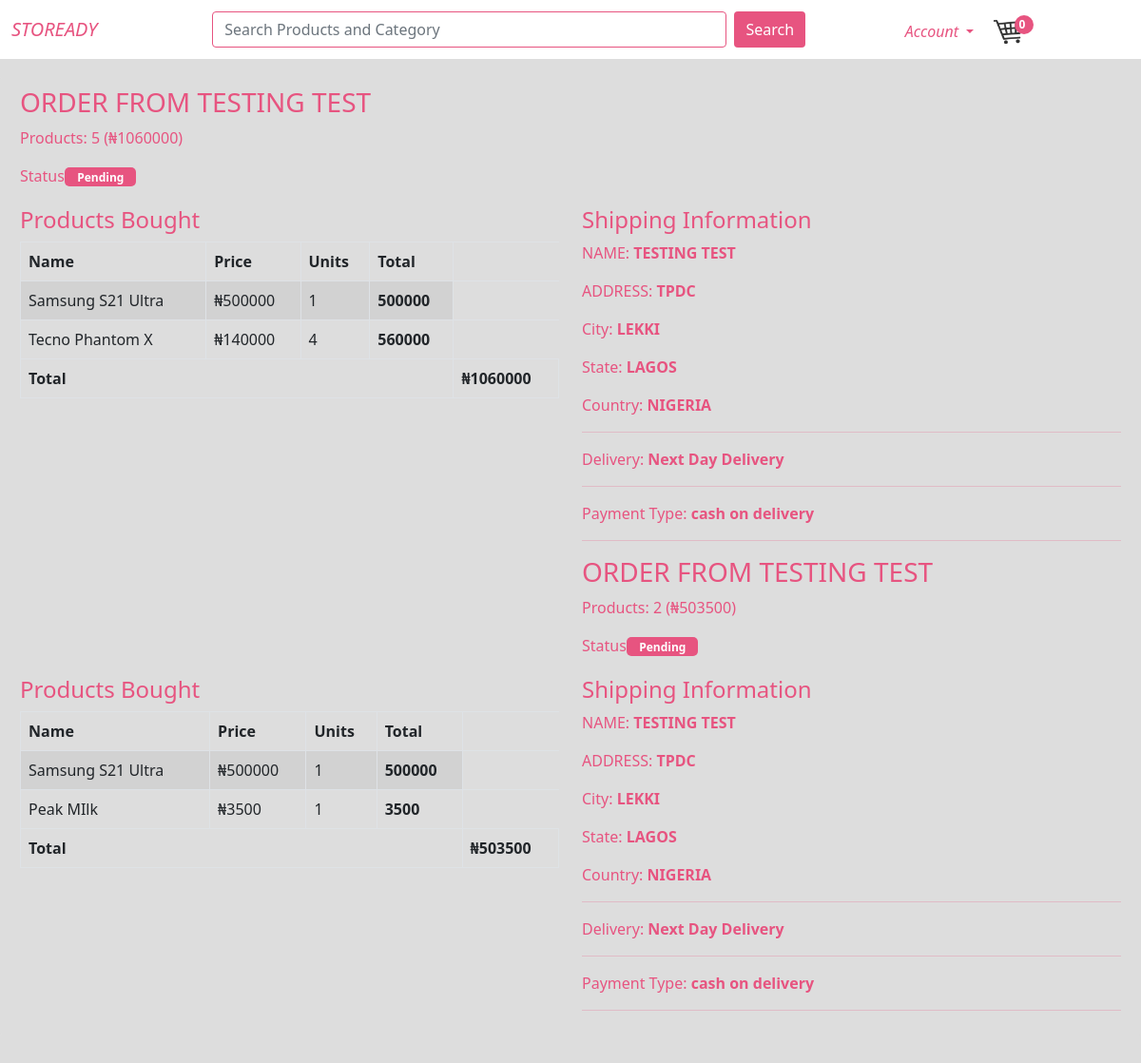
Screenshot of /orders (signed in) with the database file from the repository.
### SSjumia/models.py (models this page shows, shortened)
class Order(db.Model):
    __tablename__='order'
    id=db.Column(db.Integer,unique=True,primary_key=True,nullable=False)
    username=db.Column(db.String(50),nullable=False)
    first_name=db.Column(db.String(50),nullable=False)
    last_name=db.Column(db.String(50),nullable=False)
    phone_num=db.Column(db.Integer,nullable=False)
    address=db.Column(db.String(100),nullable=False)
    city=db.Column(db.String(50),nullable=False)
    state=db.Column(db.String(50),nullable=False)
    country=db.Column(db.String(50),nullable=False)
    email=db.Column(db.String(50),nullable=False)
    reference=db.Column(db.String(10),nullable=False)
    status=db.Column(db.String(20),nullable=False)
    payment_type=db.Column(db.String(20),nullable=False)
    complete=db.Column(db.Boolean,default=False)
    date_posted=db.Column(db.DateTime,nullable=False,default=datetime.utcnow())
    user_id=db.Column(db.Integer,db.ForeignKey('user.id'),nullable=False)
    items=db.relationship('Order_items',backref='order',lazy=True)
    def order_total(self):
        return db.session.query(db.func.sum(Order_items.quantity*Product.prod_price)).join(Product).filter(Order_items.order_id==self.id).scalar()
    def quantity_total(self):
        return db.session.query(db.func.sum(Order_items.quantity)).filter(Order_items.order_id==self.id).scalar()

class User(db.Model,UserMixin):
    __tablename__='user'
    id= db.Column(db.Integer,unique=True,primary_key=True)
    username=db.Column(db.String(50),unique=True,nullable=False)
    first_name=db.Column(db.String(50),nullable=False)
    last_name=db.Column(db.String(50),nullable=False)
    phone_num=db.Column(db.Integer,nullable=False)
    address=db.Column(db.String(100),nullable=False)
    city=db.Column(db.String(50),nullable=False)
    state=db.Column(db.String(50),nullable=False)
    country=db.Column(db.String(50),nullable=False)
    email=db.Column(db.String(50),nullable=False)
    password=db.Column(db.String(50),nullable=False)
    order=db.relationship('Order',backref='author',lazy=True)

class Order_items(db.Model):
    __tablename__='order_items'
    id=db.Column(db.Integer,primary_key=True,unique=True,nullable=False)
    order_id=db.Column(db.Integer,db.ForeignKey('order.id'),nullable=False)
    product_id=db.Column(db.Integer,db.ForeignKey('product.id'),nullable=False)
    quantity=db.Column(db.Integer,nullable=False)

class Product(db.Model):
    __tablename__="product"
    id=db.Column(db.Integer,unique=True,primary_key=True)
    image_file=db.Column(db.String(500),nullable=False,default="default.jpg")
    prod_name=db.Column(db.String(20),nullable=False)
    prod_price=db.Column(db.Integer,nullable=False)
    product_desc=db.Column(db.Text,nullable=False)
    cat_id=db.Column(db.Integer,db.ForeignKey('categories.id'),nullable=False)
    date_posted=db.Column(db.DateTime,nullable=False,default=datetime.utcnow())
    prod_stock=db.Column(db.Integer)
    category=db.relationship('Category',backref='cat_posts',foreign_keys=[cat_id])
    orders=db.relationship('Order_items',backref='product',lazy=True)

### SSjumia/users/routes.py (the view)
@users.route("/orders")
def orders():
    page= request.args.get('page',1,type=int)
    user=User.query.filter_by(username=current_user.username).first_or_404()
    orders=Order.query.filter_by(author=user).order_by(Order.date_posted.desc()).paginate(page=page,per_page=5)
    return render_template('users/view_orders.html', orders=orders,user=user)

### SSjumia/models.py (called while the page is built)
@login_manager.user_loader
def load_user(user_id):
    return User.query.get(int(user_id))

### SSjumia/Templates/users/view_orders.html (shortened to what this page needs)
{% extends 'layout.html'%}
{% block content %}
<div class="row pad">
	<div class="col-lg-12">
		<div class="panel panel-default">
			<div class="panel-body">
                {%for order in orders.items%}
				<h3 class="bold capitalize">ORDER FROM {{user.first_name + ' ' + user.last_name }}</h3>
                <p>Products: {{order.quantity_total()}} (&#8358;{{order.order_total()}})</p>
				<p>Status: <span class="badge status">{{order.status}}</span></p>
			</div>
		</div>
	</div>
</div>
<div class="row">
	<div class="col-lg-6">
		<div class="panel panel-default">
			<div class="panel-body">
				<h4>Products Bought</h4>
			</div>
			<div class="table-responsive">
				<table class="table table-striped table-bordered">
					<thead>
						<tr>
							<th>Name</th><th>Price</th><th>Units</th><th>Total</th>
						</tr>
					</thead>
					<tbody>
                        {% for item in order.items%}
						<tr>
							<td>{{item.product.prod_name}}</td>
							<td>&#8358;{{item.product.prod_price}}</td>
							<td>{{item.quantity}}</td>
							<th>{{item.product.prod_price * item.quantity}}</th>
						</tr>
                        {% endfor %}
					</tbody>
					<tfoot>
						<tr>
							<th colspan="4" class="text-right">Total</th>
							<th> &#8358;{{order.order_total()}}</th>
						</tr>
					</tfoot>
				</table>
			</div>
		</div>
	</div>
	<div class="col-lg-6">
		<div role="tabpanel">
			<div class="tab-content">
				<div role="tabpanel" class="tab-pane active" id="shipping">
					<h4 class="bold">Shipping Information</h4>
					<p> NAME: <strong class="capitalize">{{user.first_name + ' ' + user.last_name}}</strong></p>
					<p> ADDRESS:
						<strong class="capitalize">{{user.address}}</strong>
					</p>
					<p> City: <strong class="capitalize">{{user.city}}</strong></p>
					<p> State: <strong class="capitalize">{{user.state}}</strong></p>
					<p> Country: <strong class="capitalize">{{user.country}}</strong></p>
					<hr />
					<p>
						Delivery: <strong>Next Day Delivery</strong>
					</p>
					<hr />
					<p>
						Payment Type: <strong>{{order.payment_type}}</strong>
					</p>
				</div>
                <hr>
                {% endfor %}
			</div>
		</div>
	</div>
</div>
{% endblock content %}

### SSjumia/static/main.css (style rules this page uses)
body { background:#dddddd; color:#e75480; margin-top:5rem; margin-bottom: 5rem; }
h4 { font-style: Luminari; }
.badge { background-color: #e75480; width:20px; height: 20px; border-radius: 10px; margin-left: -0.5rem; margin-bottom: 0.3rem; text-align: center; }
.status { height: 20px; width: 75px; border-radius: 5px; }
.capitalize { text-transform: uppercase; }

### rows the page displays
Order: quantity_total "5", order_total "1060000", status "Pending", payment_type "cash on delivery"
User: first_name+last_name "TESTING TEST", address "TPDC", city "LEKKI", state "LAGOS", country "NIGERIA"
Order_items: product.prod_name "Samsung S21 Ultra", product.prod_price "500000", quantity "1", item.product.prod_price*item.quantity "500000"
Order_items: product.prod_name "Tecno Phantom X", product.prod_price "140000", quantity "4", item.product.prod_price*item.quantity "560000"
Order: quantity_total "2", order_total "503500", status "Pending", payment_type "cash on delivery"
Order_items: product.prod_name "Samsung S21 Ultra", product.prod_price "500000", quantity "1", item.product.prod_price*item.quantity "500000"
Order_items: product.prod_name "Peak MIlk", product.prod_price "3500", quantity "1", item.product.prod_price*item.quantity "3500"

### other values shown
{{ session['cart']|length }} "0"
